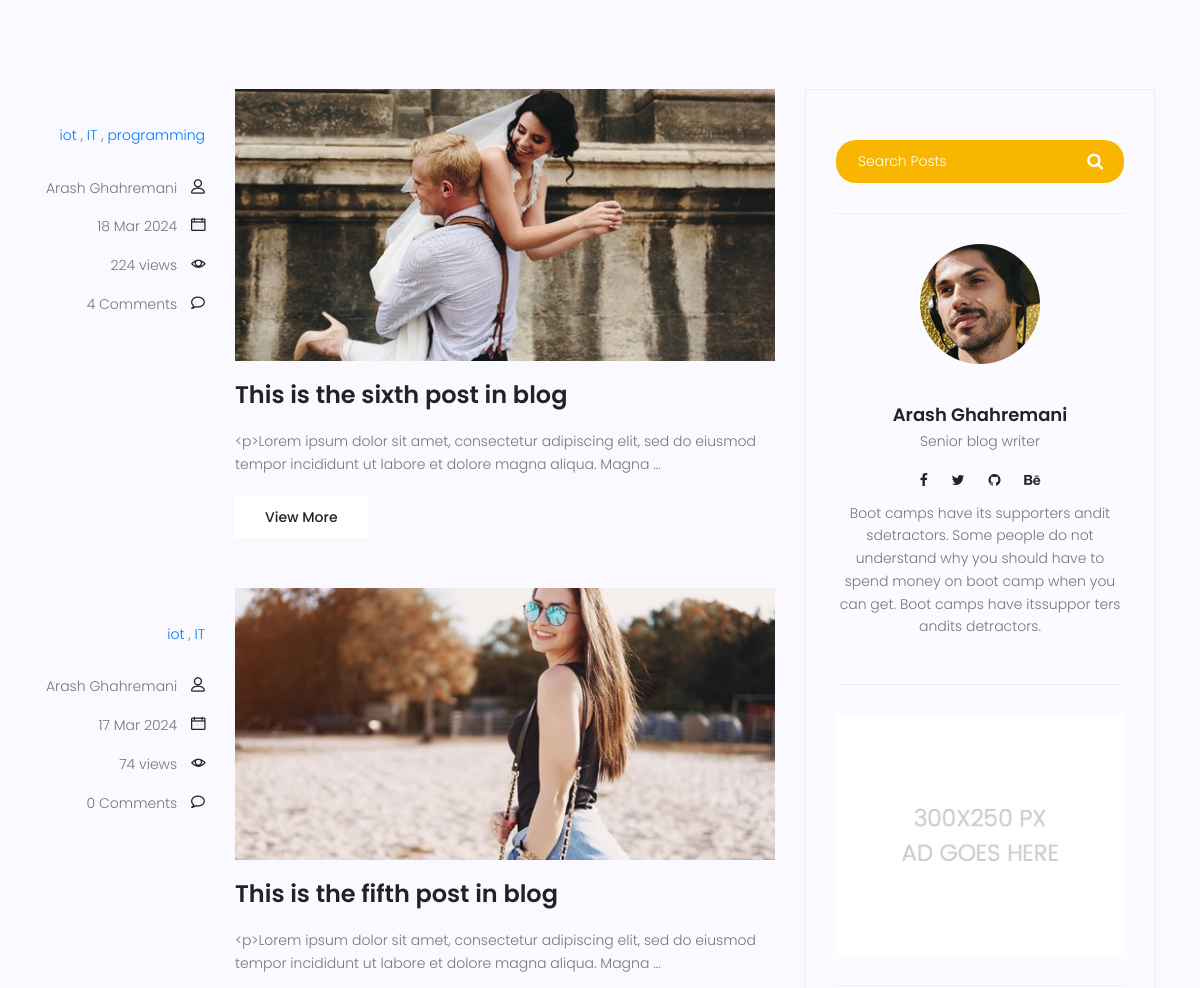
The page /blog/ (middle part) on the database as committed earlier.
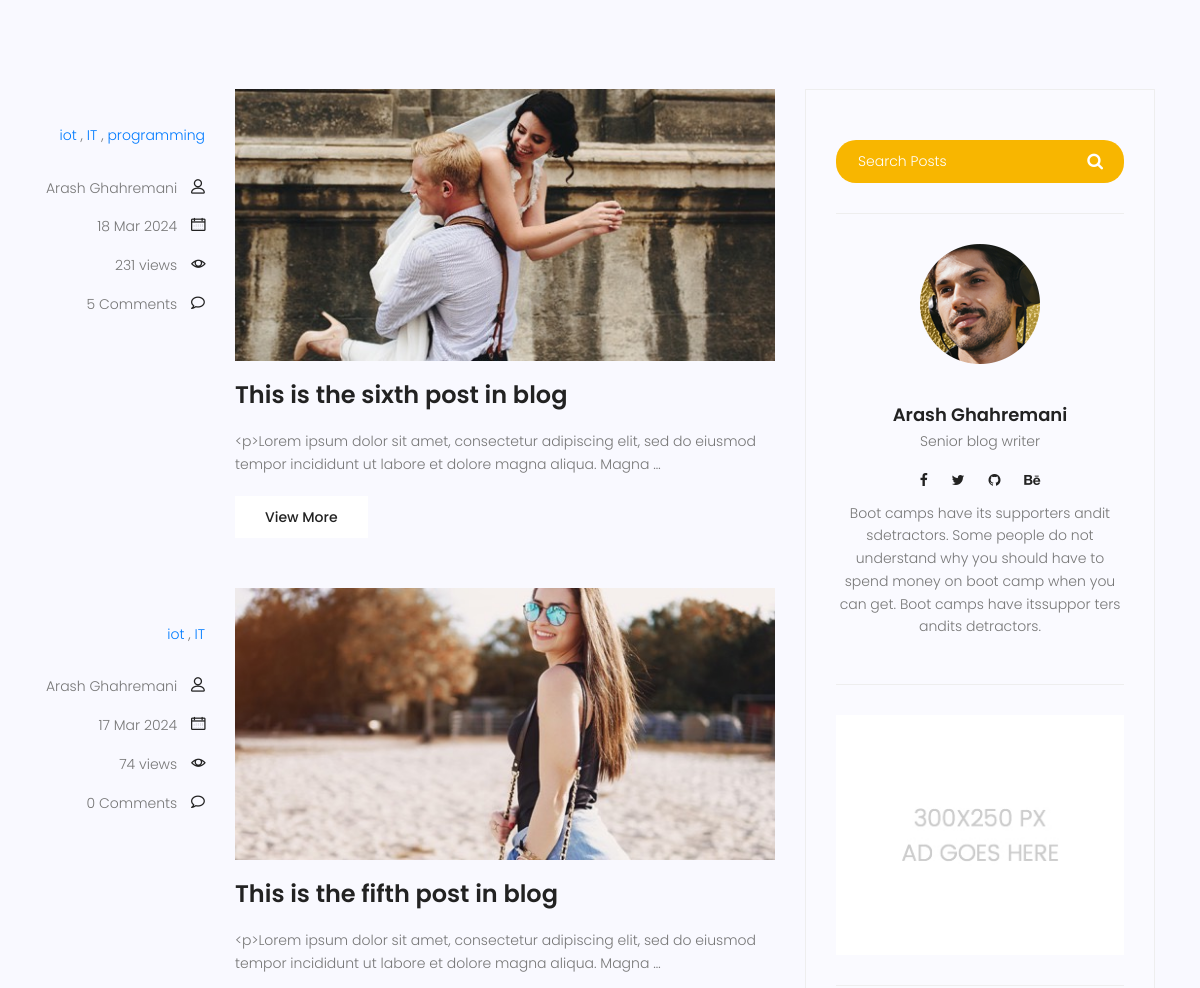
The same page on the database as committed later.
### blog/models.py (models this page shows, shortened)
class Category(models.Model):
    name = models.CharField(max_length = 255)
    def __str__(self):
        return self.name

class Post (models.Model) :
    image = models.ImageField(upload_to = 'blog/',default = 'blog/default.jpg')
    author = models.ForeignKey(User,on_delete=models.SET_NULL,null=True)
    title = models.CharField (max_length = 200)
    content = models.TextField ()
    tags = TaggableManager()
    category = models.ManyToManyField (Category)
    counted_view = models.IntegerField (default = 0)
    status = models.BooleanField (default = False)
    login_required = models.BooleanField (default = False)
    published_date = models.DateTimeField (null = True)
    created_date = models.DateTimeField (auto_now_add = True)
    update_date = models.DateTimeField (auto_now = True)
    class Meta:
        ordering = ['-created_date']
    def excerpt(self) :
        return truncatewords(self.content,20)

### blog/views.py (the view)
# urls.py: path('', blog_view, name="index"),
def blog_view(request, **kwargs) :
    posts = Post.objects.filter(status = 1, published_date__lte = timezone.now())
    if kwargs.get('cat_name') != None:
        posts = posts.filter(category__name=kwargs['cat_name'])
    if kwargs.get('author_username') != None:
        posts = posts.filter(author__username = kwargs['author_username'])
    if kwargs.get('tag_name') != None:
        posts = posts.filter(tags__name__in=[kwargs['tag_name']])
    posts = Paginator (posts,3)
    try:
        page_number = request.GET.get ('page')
        posts = posts.get_page(page_number)
    except PageNotAnInteger:
        posts = posts.get_page(1)
    except EmptyPage:
        posts = posts.get_page(1)
    context = {'posts': posts}
    return render(request, "blog/blog-home.html", context)

### blog/templatetags/blog_tags.py (called while the page is built)
@register.inclusion_tag('blog/post-categories.html')
def postcategories() :
    posts = Post.objects.filter(status = 1)
    categories = Category.objects.all()
    cat_dict = {}
    for name in categories :
        cat_dict[name]=posts.filter(category=name).count()
    return {'categories':cat_dict}

@register.simple_tag(name = 'comments_count')
def function(pid):
    return Comment.objects.filter(post=pid, approved=True).count()

### templates/blog/blog-home.html (shortened to what this page needs)
{% extends 'base.html' %}
{% load static %}
{% load blog_tags %}
{% block content %}
<section class="top-category-widget-area pt-90 pb-90 ">
</section>
<section class="post-content-area">
	<div class="container">
		<div class="row">
			<div class="col-lg-8 posts-list">
				{% for post in posts %}
				<div class="single-post row">
					<div class="col-lg-3  col-md-3 meta-details">
						<ul class="tags">
							{% for cat in post.category.all %}
								<a href="{% url 'blog:category' cat_name=cat.name %}"> {{ cat.name }}</a> {% if not forloop.last %},{% endif %}
							{% endfor %}
						</ul>
						<div class="user-details row">
							<p class="user-name col-lg-12 col-md-12 col-6"><a href="{% url 'blog:author' author_username=post.author.username %}">{{post.author.get_full_name}}</a>
								<span class="lnr lnr-user"></span></p>
							<p class="date col-lg-12 col-md-12 col-6"><a href="#">{{post.published_date|date:'d M Y'}}</a> <span
									class="lnr lnr-calendar-full"></span></p>
							<p class="view col-lg-12 col-md-12 col-6"><a href="#">{{post.counted_view}} views</a> <span
									class="lnr lnr-eye"></span></p>
							<p class="comments col-lg-12 col-md-12 col-6"><a href="#">{% comments_count post.id %} Comments </a> <span
									class="lnr lnr-bubble"></span></p>
						</div>
					</div>
					<div class="col-lg-9 col-md-9 ">
						<div class="feature-img">
							<img class="img-fluid" src="{{post.image.url}}" alt="">
						</div>
						<a class="posts-title" href="{% url 'blog:single' pid=post.id%}">
							<h3>{{post.title}}</h3>
						</a>
						<p class="excert">
							{{post.excerpt}}
						</p>
						<a href={{post.id}} class="primary-btn">View More</a>
					</div>
				</div>
				{% endfor%}
			</div>
			<div class="col-lg-4 sidebar-widgets">
				<div class="widget-wrap">
						{% include 'blog/blog-search.html' %}
						{% include 'blog/blog-writer.html' %}
					    {% include 'blog/blog-ads.html' %}
				</div>
			</div>
		</div>
	</div>
</section>
{% endblock%}

### templates/base.html (shortened to what this page needs)
{% load static %}
<!DOCTYPE html>
<html lang="zxx" class="no-js">
<head>
    <link rel="stylesheet" href="{% static 'css/linearicons.css'%}">
    <link rel="stylesheet" href="{% static 'css/font-awesome.min.css'%}">
    <link rel="stylesheet" href="{% static 'css/bootstrap.css'%}">
    <link rel="stylesheet" href="{% static 'css/magnific-popup.css'%}">
    <link rel="stylesheet" href="{% static 'css/jquery-ui.css'%}">
    <link rel="stylesheet" href="{% static 'css/nice-select.css'%}">
    <link rel="stylesheet" href="{% static 'css/animate.min.css'%}">
    <link rel="stylesheet" href="{% static 'css/owl.carousel.css'%}">
    <link rel="stylesheet" href="{% static 'css/main.css'%}">
</head>
<body>
    {% block content %}
    {% endblock %}
</body>
</html>

### templates/blog/blog-search.html
{% load static %}
<div class="single-sidebar-widget search-widget">
    <form class="search-form" action="{% url 'blog:search' %}" method = 'get'>
        <input placeholder="Search Posts" name="s" type="text" onfocus="this.placeholder = ''"
            onblur="this.placeholder = 'Search Posts'">
        <button type="submit"><i class="fa fa-search"></i></button>
    </form>
</div>

### templates/blog/blog-writer.html
{% load static %}
    <div class="single-sidebar-widget user-info-widget">
        <img src="{% static 'img/blog/user-info.png' %}" alt="">
        <a href="#">
            <h4>Arash Ghahremani</h4>
        </a>
        <p>
            Senior blog writer
        </p>
        <ul class="social-links">
            <li><a href="#"><i class="fa fa-facebook"></i></a></li>
            <li><a href="#"><i class="fa fa-twitter"></i></a></li>
            <li><a href="#"><i class="fa fa-github"></i></a></li>
            <li><a href="#"><i class="fa fa-behance"></i></a></li>
        </ul>
        <p>
            Boot camps have its supporters andit sdetractors. Some people do not understand why you
            should have to spend money on boot camp when you can get. Boot camps have itssuppor ters
            andits detractors.
        </p>
    </div>

### templates/blog/blog-ads.html
{% load static %}
<div class="single-sidebar-widget ads-widget">
    <a href="#"><img class="img-fluid" src="{% static 'img/blog/ads-banner.jpg' %}" alt=""></a>
</div>

### templates/blog/post-categories.html (shortened to what this page needs)
{% load static %}

### statics/css/main.css (style rules this page uses)
body { color: #777777; font-family: "Poppins", sans-serif; font-size: 14px; font-weight: 300; line-height: 1.625em; position: relative; }
ol, ul { margin: 0; padding: 0; list-style: none; }
a { -webkit-transition: all 0.3s ease 0s; -moz-transition: all 0.3s ease 0s; -o-transition: all 0.3s ease 0s; transition: all 0.3s ease 0s; }
a, a:focus, a:hover { text-decoration: none; outline: 0; }
h1, h2, h3, h4, h5, h6 { font-family: "Poppins", sans-serif; color: #222222; line-height: 1.2em !important; margin-bottom: 0; margin-top: 0; font-weight: 600; }
h3, .h3 { font-size: 24px; }
h4, .h4 { font-size: 18px; }
.pt-90 { padding-top: 90px; }
.pb-90 { padding-bottom: 90px; }
h3 { font-size: 24px; }
h4 { font-size: 18px; }
h1, h2, h3, h4, h5, h6 { line-height: 1.5em; }
.primary-btn { background: #f8b600; line-height: 42px; padding-left: 30px; padding-right: 30px; border: none; color: #fff; display: inline-block; font-size: 14px; font-weight: 500; position: relative; -webkit-transition: all 0.3s ease 0s; -moz-transition: all 0.3s ease 0s; -o-transition: all 0.3s ease 0s; transition: all 0.3s ease 0s; cursor: pointer; position: relative; }
.top-category-widget-area { background-color: #f9f9ff; }
.post-content-area { background-color: #f9f9ff; }
.post-content-area .single-post { margin-bottom: 50px; }
.post-content-area .single-post .meta-details { text-align: right; margin-top: 35px; }
.post-content-area .single-post .meta-details .tags { margin-bottom: 30px; }
.post-content-area .single-post .user-name a, .post-content-area .single-post .date a, .post-content-area .single-post .view a, .post-content-area .single-post .comments a { color: #777777; margin-right: 10px; -webkit-transition: all 0.3s ease 0s; -moz-transition: all 0.3s ease 0s; -o-transition: all 0.3s ease 0s; transition: all 0.3s ease 0s; }
.post-content-area .single-post .user-name .lnr, .post-content-area .single-post .date .lnr, .post-content-area .single-post .view .lnr, .post-content-area .single-post .comments .lnr { font-weight: 900; color: #222; }
.post-content-area .single-post .feature-img img { width: 100%; }
.post-content-area .single-post .posts-title h3 { margin: 20px 0px; }
.post-content-area .single-post .excert { margin-bottom: 20px; }
.post-content-area .single-post .primary-btn { background: #fff !important; color: #222 !important; -webkit-transition: all 0.3s ease 0s; -moz-transition: all 0.3s ease 0s; -o-transition: all 0.3s ease 0s; transition: all 0.3s ease 0s; border-radius: 0px !important; }
.posts-list .posts-title h3 { -webkit-transition: all 0.3s ease 0s; -moz-transition: all 0.3s ease 0s; -o-transition: all 0.3s ease 0s; transition: all 0.3s ease 0s; }
.sidebar-widgets { padding-bottom: 120px; }
.widget-wrap { background: #fafaff; padding: 20px 0px; border: 1px solid #eee; }
.widget-wrap .single-sidebar-widget { margin: 30px 30px; padding-bottom: 30px; border-bottom: 1px solid #eee; }
.widget-wrap .search-widget form.search-form input[type=text] { color: #fff; padding: 10px 22px; font-size: 14px; border: none; float: left; width: 80%; border-bottom-left-radius: 20px; border-top-left-radius: 20px; background: #f8b600; }
.widget-wrap .search-widget form.search-form button { float: left; width: 20%; padding: 10px; background: #f8b600; color: #fff; font-size: 17px; border: none; cursor: pointer; border-bottom-right-radius: 20px; border-top-right-radius: 20px; }
.widget-wrap .search-widget form.search-form::after { content: ""; clear: both; display: table; }
.widget-wrap .user-info-widget { text-align: center; }
.widget-wrap .user-info-widget a h4 { margin-top: 40px; margin-bottom: 5px; -webkit-transition: all 0.3s ease 0s; -moz-transition: all 0.3s ease 0s; -o-transition: all 0.3s ease 0s; transition: all 0.3s ease 0s; }
.widget-wrap .user-info-widget .social-links li { display: inline-block; margin-bottom: 10px; }
.widget-wrap .user-info-widget .social-links li a { color: #222; padding: 10px; font-size: 14px; -webkit-transition: all 0.3s ease 0s; -moz-transition: all 0.3s ease 0s; -o-transition: all 0.3s ease 0s; transition: all 0.3s ease 0s; }
.widget-wrap .ads-widget img { width: 100%; }

Rows that differ between the two databases and show on the page:
changed Post "This is the sixth post in blog": counted_view "224" → "231"; id "4" → "5"
